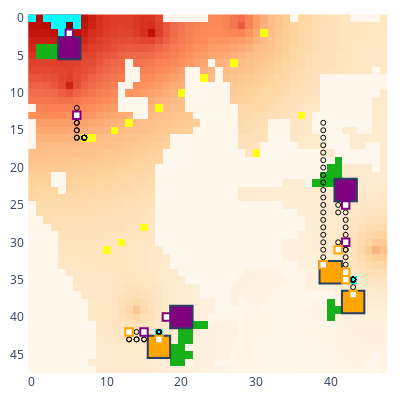

This figure's notebook cell:
### Code cell
myenv.show()
# util.show_map_array(myenv.agent.master.pathfinder.full_costmap).update_layout(height=400, width=500).show()

### Figure 1 — Plotly figure (JSON) as saved in the notebook; plotly's stock layout.template omitted (floating-point values rounded to 4 significant figures; data arrays with more than 128 entries replaced by an {"elided": "..."} marker saying what was removed)
{"data": [{"colorscale": [[0, "rgb(255,247,236)"], [0.125, "rgb(254,232,200)"], [0.25, "rgb(253,212,158)"], [0.375, "rgb(253,187,132)"], [0.5, "rgb(252,141,89)"], [0.625, "rgb(239,101,72)"], [0.75, "rgb(215,48,31)"], [0.875, "rgb(179,0,0)"], [1, "rgb(127,0,0)"]], "name": "Rubble", "showscale": false, "type": "heatmap", "uid": "50_Rubble", "z": {"elided": "48x48 int values"}}, {"colorscale": [[0, "#00ffff"], [1, "#00ffff"]], "hoverinfo": "skip", "name": "Ice", "showscale": false, "type": "heatmap", "uid": "50_Ice", "z": {"elided": "48x48 int values"}}, {"colorscale": [[0, "#ffff14"], [1, "#ffff14"]], "hoverinfo": "skip", "name": "Ore", "showscale": false, "type": "heatmap", "uid": "50_Ore", "z": {"elided": "48x48 int values"}}, {"colorscale": [[0, "#15b01a"], [1, "#15b01a"]], "hoverinfo": "skip", "name": "Lichen", "showscale": false, "type": "heatmap", "uid": "50_Lichen", "z": {"elided": "48x48 int values"}}, {"customdata": [["factory_0", "player_0", 236, 0, 0, 227, 40]], "hovertemplate": "%{customdata[0]} %{customdata[1]}<br>Power: %{customdata[2]}<br>Ice: %{customdata[3]}<br>Ore: %{customdata[4]}<br>Water: %{customdata[5]}<br>Metal: %{customdata[6]}<br><extra></extra>", "name": "factory_0", "showscale": false, "type": "heatmap", "uid": "50_factory_0", "x": [42], "y": [23], "z": [0]}, {"customdata": [["factory_2", "player_0", 224, 0, 0, 228, 30]], "hovertemplate": "%{customdata[0]} %{customdata[1]}<br>Power: %{customdata[2]}<br>Ice: %{customdata[3]}<br>Ore: %{customdata[4]}<br>Water: %{customdata[5]}<br>Metal: %{customdata[6]}<br><extra></extra>", "name": "factory_2", "showscale": false, "type": "heatmap", "uid": "50_factory_2", "x": [20], "y": [40], "z": [2]}, {"customdata": [["factory_4", "player_0", 444, 0, 0, 187, 40]], "hovertemplate": "%{customdata[0]} %{customdata[1]}<br>Power: %{customdata[2]}<br>Ice: %{customdata[3]}<br>Ore: %{customdata[4]}<br>Water: %{customdata[5]}<br>Metal: %{customdata[6]}<br><extra></extra>", "name": "factory_4", "showscale": false, "type": "heatmap", "uid": "50_factory_4", "x": [5], "y": [4], "z": [4]}, {"customdata": [["factory_1", "player_1", 98, 0, 0, 270, 20]], "hovertemplate": "%{customdata[0]} %{customdata[1]}<br>Power: %{customdata[2]}<br>Ice: %{customdata[3]}<br>Ore: %{customdata[4]}<br>Water: %{customdata[5]}<br>Metal: %{customdata[6]}<br><extra></extra>", "name": "factory_1", "showscale": false, "type": "heatmap", "uid": "50_factory_1", "x": [40], "y": [34], "z": [1]}, {"customdata": [["factory_3", "player_1", 57, 0, 0, 222, 40]], "hovertemplate": "%{customdata[0]} %{customdata[1]}<br>Power: %{customdata[2]}<br>Ice: %{customdata[3]}<br>Ore: %{customdata[4]}<br>Water: %{customdata[5]}<br>Metal: %{customdata[6]}<br><extra></extra>", "name": "factory_3", "showscale": false, "type": "heatmap", "uid": "50_factory_3", "x": [17], "y": [44], "z": [3]}, {"customdata": [["factory_5", "player_1", 54, 200, 0, 173, 30]], "hovertemplate": "%{customdata[0]} %{customdata[1]}<br>Power: %{customdata[2]}<br>Ice: %{customdata[3]}<br>Ore: %{customdata[4]}<br>Water: %{customdata[5]}<br>Metal: %{customdata[6]}<br><extra></extra>", "name": "factory_5", "showscale": false, "type": "heatmap", "uid": "50_factory_5", "x": [43], "y": [38], "z": [5]}, {"customdata": [["unit_6", "player_0", "HEAVY", [42, 25], 1173, 40, 0, 0, 0]], "hovertemplate": "%{customdata[0]} %{customdata[1]}<br>Type: %{customdata[2]}<br>Pos: %{customdata[3]}<br>Power: %{customdata[4]}<br>Ice: %{customdata[5]}<br>Ore: %{customdata[6]}<br>Water: %{customdata[7]}<br>Metal: %{customdata[8]}<br><extra></extra>", "name": "unit_6", "showscale": false, "type": "heatmap", "uid": "50_unit_6", "x": [42], "y": [25], "z": [6]}, {"hoverinfo": "skip", "marker": {"color": "black", "size": 5, "symbol": "circle-open"}, "mode": "markers", "name": "path", "showlegend": false, "type": "scatter", "uid": "50_path", "x": [42, 42, 42, 42, 42, 42, 42, 42, 42, 42, 42, 42, 42, 42, 42, 42, 42, 42, 42], "y": [25, 25, 25, 25, 25, 25, 25, 25, 25, 25, 25, 25, 25, 25, 25, 25, 25, 25, 25]}, {"customdata": [["unit_7", "player_0", "HEAVY", [18, 40], 1103, 40, 0, 0, 0]], "hovertemplate": "%{customdata[0]} %{customdata[1]}<br>Type: %{customdata[2]}<br>Pos: %{customdata[3]}<br>Power: %{customdata[4]}<br>Ice: %{customdata[5]}<br>Ore: %{customdata[6]}<br>Water: %{customdata[7]}<br>Metal: %{customdata[8]}<br><extra></extra>", "name": "unit_7", "showscale": false, "type": "heatmap", "uid": "50_unit_7", "x": [18], "y": [40], "z": [7]}, {"hoverinfo": "skip", "marker": {"color": "black", "size": 5, "symbol": "circle-open"}, "mode": "markers", "name": "path", "showlegend": false, "type": "scatter", "uid": "50_path", "x": [18, 18, 18, 18, 18, 18, 18, 18, 18, 18, 18, 18, 18, 18, 18, 18, 18, 18, 19], "y": [40, 40, 40, 40, 40, 40, 40, 40, 40, 40, 40, 40, 40, 40, 40, 40, 40, 40, 40]}, {"customdata": [["unit_8", "player_0", "HEAVY", [5, 2], 851, 120, 0, 0, 0]], "hovertemplate": "%{customdata[0]} %{customdata[1]}<br>Type: %{customdata[2]}<br>Pos: %{customdata[3]}<br>Power: %{customdata[4]}<br>Ice: %{customdata[5]}<br>Ore: %{customdata[6]}<br>Water: %{customdata[7]}<br>Metal: %{customdata[8]}<br><extra></extra>", "name": "unit_8", "showscale": false, "type": "heatmap", "uid": "50_unit_8", "x": [5], "y": [2], "z": [8]}, {"hoverinfo": "skip", "marker": {"color": "black", "size": 5, "symbol": "circle-open"}, "mode": "markers", "name": "path", "showlegend": false, "type": "scatter", "uid": "50_path", "x": [5, 5, 5, 5, 5, 5, 5, 5, 5, 5, 5, 5, 5, 5, 5, 5], "y": [2, 2, 2, 2, 2, 2, 2, 2, 2, 2, 2, 2, 2, 2, 3, 3]}, {"customdata": [["unit_13", "player_0", "LIGHT", [42, 30], 56, 0, 24, 0, 0]], "hovertemplate": "%{customdata[0]} %{customdata[1]}<br>Type: %{customdata[2]}<br>Pos: %{customdata[3]}<br>Power: %{customdata[4]}<br>Ice: %{customdata[5]}<br>Ore: %{customdata[6]}<br>Water: %{customdata[7]}<br>Metal: %{customdata[8]}<br><extra></extra>", "name": "unit_13", "showscale": false, "type": "heatmap", "uid": "50_unit_13", "x": [42], "y": [30], "z": [13]}, {"hoverinfo": "skip", "marker": {"color": "black", "size": 5, "symbol": "circle-open"}, "mode": "markers", "name": "path", "showlegend": false, "type": "scatter", "uid": "50_path", "x": [42, 42, 42, 42, 42, 42, 42, 42, 42, 42, 42, 42, 41, 41, 41, 42, 42, 42, 43], "y": [30, 30, 30, 30, 30, 30, 30, 30, 29, 28, 27, 26, 26, 25, 24, 24, 24, 24, 24]}, {"customdata": [["unit_17", "player_0", "LIGHT", [6, 13], 120, 0, 0, 0, 0]], "hovertemplate": "%{customdata[0]} %{customdata[1]}<br>Type: %{customdata[2]}<br>Pos: %{customdata[3]}<br>Power: %{customdata[4]}<br>Ice: %{customdata[5]}<br>Ore: %{customdata[6]}<br>Water: %{customdata[7]}<br>Metal: %{customdata[8]}<br><extra></extra>", "name": "unit_17", "showscale": false, "type": "heatmap", "uid": "50_unit_17", "x": [6], "y": [13], "z": [17]}, {"hoverinfo": "skip", "marker": {"color": "black", "size": 5, "symbol": "circle-open"}, "mode": "markers", "name": "path", "showlegend": false, "type": "scatter", "uid": "50_path", "x": [6, 6, 6, 7, 7, 7, 7, 7, 7, 7, 7, 7, 7, 7, 6, 6, 6, 6, 6], "y": [14, 15, 16, 16, 16, 16, 16, 16, 16, 16, 16, 16, 16, 16, 16, 15, 14, 13, 12]}, {"customdata": [["unit_18", "player_0", "LIGHT", [15, 42], 143, 0, 0, 0, 0]], "hovertemplate": "%{customdata[0]} %{customdata[1]}<br>Type: %{customdata[2]}<br>Pos: %{customdata[3]}<br>Power: %{customdata[4]}<br>Ice: %{customdata[5]}<br>Ore: %{customdata[6]}<br>Water: %{customdata[7]}<br>Metal: %{customdata[8]}<br><extra></extra>", "name": "unit_18", "showscale": false, "type": "heatmap", "uid": "50_unit_18", "x": [15], "y": [42], "z": [18]}, {"hoverinfo": "skip", "marker": {"color": "black", "size": 5, "symbol": "circle-open"}, "mode": "markers", "name": "path", "showlegend": false, "type": "scatter", "uid": "50_path", "x": [14, 13, 13, 13, 13, 13, 13, 13, 13, 13, 13, 13, 13, 13, 13, 13, 13, 13, 13], "y": [42, 42, 42, 42, 42, 42, 42, 42, 42, 42, 42, 42, 42, 42, 42, 42, 42, 42, 42]}, {"customdata": [["unit_9", "player_1", "HEAVY", [42, 34], 947, 40, 0, 0, 0]], "hovertemplate": "%{customdata[0]} %{customdata[1]}<br>Type: %{customdata[2]}<br>Pos: %{customdata[3]}<br>Power: %{customdata[4]}<br>Ice: %{customdata[5]}<br>Ore: %{customdata[6]}<br>Water: %{customdata[7]}<br>Metal: %{customdata[8]}<br><extra></extra>", "name": "unit_9", "showscale": false, "type": "heatmap", "uid": "50_unit_9", "x": [42], "y": [34], "z": [9]}, {"hoverinfo": "skip", "marker": {"color": "black", "size": 5, "symbol": "circle-open"}, "mode": "markers", "name": "path", "showlegend": false, "type": "scatter", "uid": "50_path", "x": [42, 42, 42, 42, 42, 42, 42, 42, 42, 42, 42, 42, 42, 42, 42, 41, 41], "y": [34, 34, 34, 34, 34, 34, 34, 34, 34, 34, 34, 34, 34, 34, 34, 34, 34]}, {"customdata": [["unit_10", "player_1", "HEAVY", [17, 43], 1445, 0, 0, 0, 0]], "hovertemplate": "%{customdata[0]} %{customdata[1]}<br>Type: %{customdata[2]}<br>Pos: %{customdata[3]}<br>Power: %{customdata[4]}<br>Ice: %{customdata[5]}<br>Ore: %{customdata[6]}<br>Water: %{customdata[7]}<br>Metal: %{customdata[8]}<br><extra></extra>", "name": "unit_10", "showscale": false, "type": "heatmap", "uid": "50_unit_10", "x": [17], "y": [43], "z": [10]}, {"hoverinfo": "skip", "marker": {"color": "black", "size": 5, "symbol": "circle-open"}, "mode": "markers", "name": "path", "showlegend": false, "type": "scatter", "uid": "50_path", "x": [17, 17, 17, 17, 17, 17, 17, 17, 17, 17, 17, 17, 17, 17, 17, 17, 17, 17, 17], "y": [42, 42, 42, 42, 42, 42, 42, 42, 42, 42, 42, 42, 42, 42, 42, 42, 42, 42, 42]}, {"customdata": [["unit_11", "player_1", "HEAVY", [43, 37], 1215, 0, 0, 0, 0]], "hovertemplate": "%{customdata[0]} %{customdata[1]}<br>Type: %{customdata[2]}<br>Pos: %{customdata[3]}<br>Power: %{customdata[4]}<br>Ice: %{customdata[5]}<br>Ore: %{customdata[6]}<br>Water: %{customdata[7]}<br>Metal: %{customdata[8]}<br><extra></extra>", "name": "unit_11", "showscale": false, "type": "heatmap", "uid": "50_unit_11", "x": [43], "y": [37], "z": [11]}, {"hoverinfo": "skip", "marker": {"color": "black", "size": 5, "symbol": "circle-open"}, "mode": "markers", "name": "path", "showlegend": false, "type": "scatter", "uid": "50_path", "x": [43, 43, 43, 43, 43, 43, 43, 43, 43, 43, 43, 43, 43, 43, 43, 43, 43, 43, 43], "y": [36, 35, 35, 35, 35, 35, 35, 35, 35, 35, 35, 35, 35, 35, 35, 35, 35, 35, 35]}, {"customdata": [["unit_14", "player_1", "LIGHT", [13, 42], 43, 0, 28, 0, 0]], "hovertemplate": "%{customdata[0]} %{customdata[1]}<br>Type: %{customdata[2]}<br>Pos: %{customdata[3]}<br>Power: %{customdata[4]}<br>Ice: %{customdata[5]}<br>Ore: %{customdata[6]}<br>Water: %{customdata[7]}<br>Metal: %{customdata[8]}<br><extra></extra>", "name": "unit_14", "showscale": false, "type": "heatmap", "uid": "50_unit_14", "x": [13], "y": [42], "z": [14]}, {"hoverinfo": "skip", "marker": {"color": "black", "size": 5, "symbol": "circle-open"}, "mode": "markers", "name": "path", "showlegend": false, "type": "scatter", "uid": "50_path", "x": [13, 13, 13, 13, 13, 13, 13, 13, 14, 15, 16, 16, 16, 15, 14, 13, 13, 13, 13], "y": [42, 42, 42, 42, 42, 42, 42, 43, 43, 43, 43, 43, 43, 43, 43, 43, 42, 42, 42]}, {"customdata": [["unit_19", "player_1", "LIGHT", [41, 31], 94, 0, 0, 0, 0]], "hovertemplate": "%{customdata[0]} %{customdata[1]}<br>Type: %{customdata[2]}<br>Pos: %{customdata[3]}<br>Power: %{customdata[4]}<br>Ice: %{customdata[5]}<br>Ore: %{customdata[6]}<br>Water: %{customdata[7]}<br>Metal: %{customdata[8]}<br><extra></extra>", "name": "unit_19", "showscale": false, "type": "heatmap", "uid": "50_unit_19", "x": [41], "y": [31], "z": [19]}, {"hoverinfo": "skip", "marker": {"color": "black", "size": 5, "symbol": "circle-open"}, "mode": "markers", "name": "path", "showlegend": false, "type": "scatter", "uid": "50_path", "x": [41, 42, 42, 42, 42, 42, 42, 42, 42, 42, 42, 42, 42, 42, 42, 42, 42, 42, 42], "y": [30, 30, 30, 30, 30, 30, 30, 30, 30, 30, 30, 30, 30, 30, 30, 30, 30, 30, 31]}, {"customdata": [["unit_20", "player_1", "LIGHT", [42, 35], 148, 0, 0, 0, 0]], "hovertemplate": "%{customdata[0]} %{customdata[1]}<br>Type: %{customdata[2]}<br>Pos: %{customdata[3]}<br>Power: %{customdata[4]}<br>Ice: %{customdata[5]}<br>Ore: %{customdata[6]}<br>Water: %{customdata[7]}<br>Metal: %{customdata[8]}<br><extra></extra>", "name": "unit_20", "showscale": false, "type": "heatmap", "uid": "50_unit_20", "x": [42], "y": [35], "z": [20]}, {"hoverinfo": "skip", "marker": {"color": "black", "size": 5, "symbol": "circle-open"}, "mode": "markers", "name": "path", "showlegend": false, "type": "scatter", "uid": "50_path", "x": [42, 42, 42, 42, 42, 42, 42, 42, 42, 42, 42, 42, 42, 42, 42, 42, 42, 42, 42], "y": [34, 33, 32, 31, 30, 30, 30, 30, 30, 30, 30, 30, 30, 30, 30, 30, 30, 30, 30]}, {"customdata": [["unit_21", "player_1", "LIGHT", [39, 33], 99, 0, 0, 0, 0]], "hovertemplate": "%{customdata[0]} %{customdata[1]}<br>Type: %{customdata[2]}<br>Pos: %{customdata[3]}<br>Power: %{customdata[4]}<br>Ice: %{customdata[5]}<br>Ore: %{customdata[6]}<br>Water: %{customdata[7]}<br>Metal: %{customdata[8]}<br><extra></extra>", "name": "unit_21", "showscale": false, "type": "heatmap", "uid": "50_unit_21", "x": [39], "y": [33], "z": [21]}, {"hoverinfo": "skip", "marker": {"color": "black", "size": 5, "symbol": "circle-open"}, "mode": "markers", "name": "path", "showlegend": false, "type": "scatter", "uid": "50_path", "x": [39, 39, 39, 39, 39, 39, 39, 39, 39, 39, 39, 39, 39, 39, 39, 39, 39, 39, 39], "y": [32, 31, 30, 29, 28, 27, 26, 25, 24, 23, 22, 21, 20, 19, 18, 17, 16, 15, 14]}], "layout": {"coloraxis": {"showscale": false}, "height": 400, "margin": {"b": 10, "l": 10, "r": 10, "t": 10}, "plot_bgcolor": "rgba(0, 0, 0, 0)", "shapes": [{"fillcolor": "purple", "name": "factory_0", "type": "rect", "x0": 40.5, "x1": 43.5, "y0": 21.5, "y1": 24.5}, {"fillcolor": "purple", "name": "factory_2", "type": "rect", "x0": 18.5, "x1": 21.5, "y0": 38.5, "y1": 41.5}, {"fillcolor": "purple", "name": "factory_4", "type": "rect", "x0": 3.5, "x1": 6.5, "y0": 2.5, "y1": 5.5}, {"fillcolor": "orange", "name": "factory_1", "type": "rect", "x0": 38.5, "x1": 41.5, "y0": 32.5, "y1": 35.5}, {"fillcolor": "orange", "name": "factory_3", "type": "rect", "x0": 15.5, "x1": 18.5, "y0": 42.5, "y1": 45.5}, {"fillcolor": "orange", "name": "factory_5", "type": "rect", "x0": 41.5, "x1": 44.5, "y0": 36.5, "y1": 39.5}, {"fillcolor": "white", "line": {"color": "purple"}, "name": "unit_6", "type": "rect", "x0": 41.5, "x1": 42.5, "y0": 24.5, "y1": 25.5}, {"fillcolor": "white", "line": {"color": "purple"}, "name": "unit_7", "type": "rect", "x0": 17.5, "x1": 18.5, "y0": 39.5, "y1": 40.5}, {"fillcolor": "white", "line": {"color": "purple"}, "name": "unit_8", "type": "rect", "x0": 4.5, "x1": 5.5, "y0": 1.5, "y1": 2.5}, {"fillcolor": "white", "line": {"color": "purple"}, "name": "unit_13", "type": "rect", "x0": 41.5, "x1": 42.5, "y0": 29.5, "y1": 30.5}, {"fillcolor": "white", "line": {"color": "purple"}, "name": "unit_17", "type": "rect", "x0": 5.5, "x1": 6.5, "y0": 12.5, "y1": 13.5}, {"fillcolor": "white", "line": {"color": "purple"}, "name": "unit_18", "type": "rect", "x0": 14.5, "x1": 15.5, "y0": 41.5, "y1": 42.5}, {"fillcolor": "white", "line": {"color": "orange"}, "name": "unit_9", "type": "rect", "x0": 41.5, "x1": 42.5, "y0": 33.5, "y1": 34.5}, {"fillcolor": "white", "line": {"color": "orange"}, "name": "unit_10", "type": "rect", "x0": 16.5, "x1": 17.5, "y0": 42.5, "y1": 43.5}, {"fillcolor": "white", "line": {"color": "orange"}, "name": "unit_11", "type": "rect", "x0": 42.5, "x1": 43.5, "y0": 36.5, "y1": 37.5}, {"fillcolor": "white", "line": {"color": "orange"}, "name": "unit_14", "type": "rect", "x0": 12.5, "x1": 13.5, "y0": 41.5, "y1": 42.5}, {"fillcolor": "white", "line": {"color": "orange"}, "name": "unit_19", "type": "rect", "x0": 40.5, "x1": 41.5, "y0": 30.5, "y1": 31.5}, {"fillcolor": "white", "line": {"color": "orange"}, "name": "unit_20", "type": "rect", "x0": 41.5, "x1": 42.5, "y0": 34.5, "y1": 35.5}, {"fillcolor": "white", "line": {"color": "orange"}, "name": "unit_21", "type": "rect", "x0": 38.5, "x1": 39.5, "y0": 32.5, "y1": 33.5}], "width": 400, "xaxis": {"autorange": true, "domain": [0, 1], "range": [-0.8005, 47.8], "type": "linear"}, "yaxis": {"autorange": true, "domain": [0, 1], "range": [47.5, -0.8339], "scaleanchor": "x", "type": "linear"}}}
